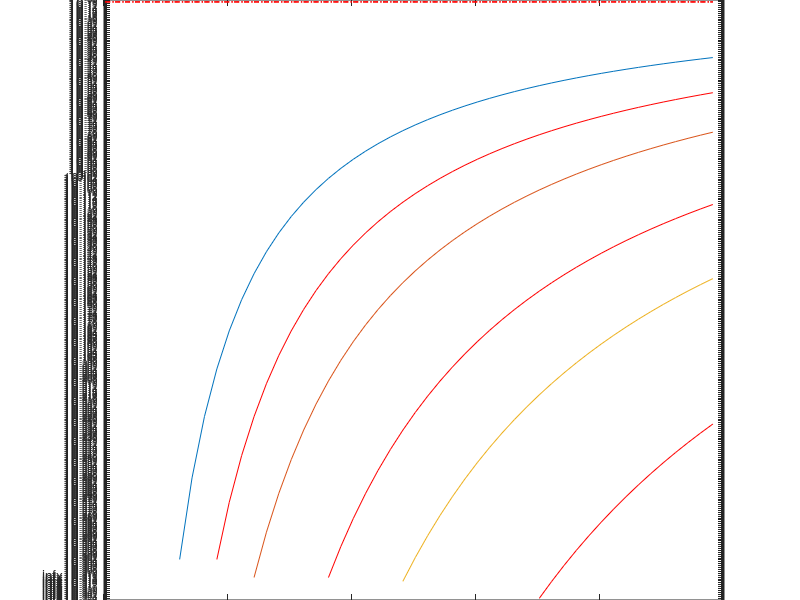

MATLAB code to generate this figure:
%This code is used to compute equation (27), (28), (29), (30), (31) and (32) of my FYP report
%and as it stands, it generates Fig 16 and 17 by changing parameters on line
%11,12 and 13

%where w is code weight, p is prime number which is equal to wavelength,
%and n is code length. 

function EWPHC_V1

clear all
clc
warning off

Pb1=EWHPC_BER(5,19,1511);
Pb2=EWHPC_BER(11,19,1511);
Pb3=EWHPC_BER(23,19,1511);


end


function [ Pb ] = EWHPC_BER(w,p,n)


L = w*p;
F = 1-((w-1)/((w^2)+w));
q = 0.5 * (w/n) * (w/L) * F; 

sigma_syn = (1 - q) * q; 
sigma_asyn = ((2*q)/3) - q^2;


% -- Bit Error Probability (BER) -- %
%-----------------------------------%


    KA=1:10:500;
    ind = 0;
    for K=KA
                
            BER = normcdf ( (-w) / ( sqrt( 4 * ( K - 1) * (sigma_syn)) ),0,1);
       
        ind = ind + 1;
        Pb(ind) = BER;
    end

    semilogy(KA,(Pb)); 
    hold on;
    
    
    
    ind = 0;
    for K=KA
                
            BER = normcdf ( (-w) / ( sqrt( 4 * ( K - 1) * (sigma_asyn)) ),0,1);
       
        ind = ind + 1;
        Pb(ind) = BER;
    end

    semilogy(KA,(Pb),'r'); 
    hold on;
    
     % BER Floor %
    
    Thr = ones(1,max(KA)) .* 1E-9;
    plot(Thr, 'r-.');
    hold on;

    
end


